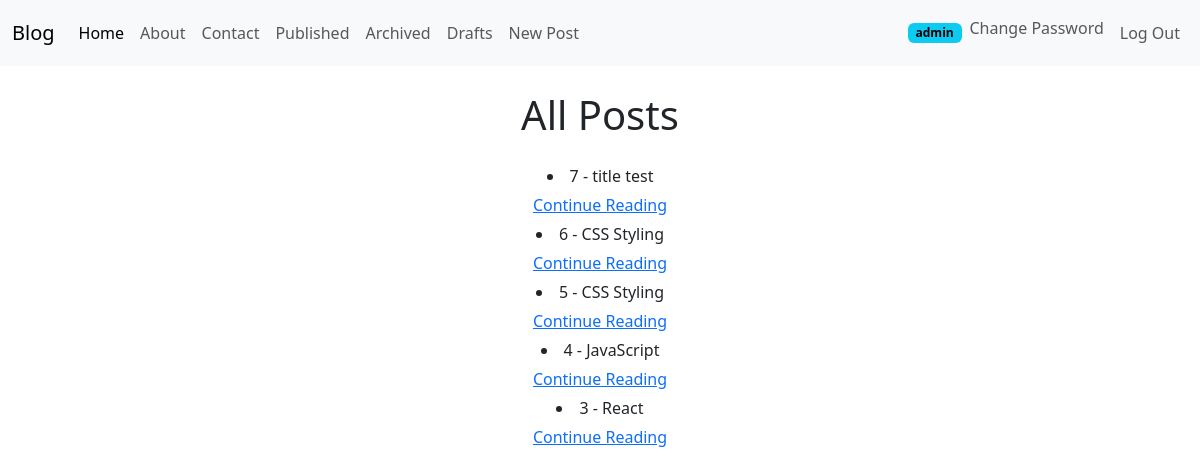
The page /posts/ (signed in) on the database its author committed.
### posts/models.py (models this page shows)
class Post(models.Model):  # OOP  Object Oriented Programming: Where everything is stored in an object named Post. This object makes a reference to some memory address.
    title = models.CharField(max_length=128)  # similar to strings (There is no limit to max_length value.) This the leftmost column of a table in an SQL (relational) database.
    subtitle = models.CharField(max_length=256)  # similar to strings-- each attribute has its own data type specified.
    body = models.TextField() # similar to strings
    created_on = models.DateTimeField(auto_now_add=True) # date / datetime
    author = models.ForeignKey(get_user_model(), on_delete=models.CASCADE) # user data type--it means that it's making reference to another model (user). Since author will be making reference to a different table, we need to use a FK. The FK method requires two parameters: the model we want to refer to, the on_delete option--one of two options==the other option is DO_NOTHING (in case the author we are referring to gets deleted for some reason, all of their files also get deleted).
    status= models.ForeignKey(Status, on_delete=models.DO_NOTHING) # This method receives two parameters: the first represents the relationship with another model/table, and the second has to do with the case that record (row data) is removed from the other table.

### posts/views.py (the view)
# urls.py: path("", PostListView.as_view(), name="post_list"),    # Here, we are accessing the function by calling the class method as_view().
class PostListView(ListView):          #This is a new class-based view we are creating here.  This is a class-based view/function. This view is implemented as a class.  We will be inheriting from an existing generic view function that already does most of what we want this view function to do, rather than writing our own from scratch.  For these views, we access an appropriate view function by calling the class method as_view() in the urls.py file.  Ths creates an instance of the class, which calls the appropriate handler methods for incoming HTTP requests.  The ListView argument helps us to render a list of objects (posts in the table). The following three things listed here come from the ListView argument. This is a GET request that returns a list.  This view is publically available.
    template_name = "posts/list.html"  # template_name is the attribute used to render the html.
    published_status = Status.objects.get(name="published")
    queryset = Post.objects.filter(status=published_status).order_by("created_on").reverse()
    context_object_name = "posts"      # context_object_name variable/attribute allows us to change the variable name on how we call it inside of templates. (??? post_detail or post_list)
    def get_context_data(self, **kwargs):  #Note: These two lines of code (this and the one directly below) can be added below each of the other following four views, afther the corresponding class-based view (if you wish to modify their content).
        context = super().get_context_data(**kwargs)
        return context

### templates/posts/list.html (shortened to what this page needs)
{% extends 'base.html' %}
{% load static %}
{% block css %}
    <link rel="stylesheet" href="{% static 'css/list.css' %}">
{% endblock %}
{% block content %}
    <h1>All Posts</h1>
    <div>
        <ul>
            {% for post in posts %}
                <li>{{post.id}} - {{post.title}}</li>
                <a href="{% url 'post_detail' post.id %}">Continue Reading</a>
            {% endfor %}
        </ul>
    </div>
{% endblock %}

### templates/navbar.html (shortened to what this page needs)
<nav class="navbar navbar-expand-lg bg-body-tertiary">
  <div class="container-fluid">
    <a class="navbar-brand" href="{% url 'home' %}">Blog</a>
    <div class="collapse navbar-collapse" id="navbarSupportedContent">
      <ul class="navbar-nav me-auto mb-2 mb-lg-0">
        <li class="nav-item">
          <a class="nav-link active" aria-current="page" href="{% url 'home' %}">Home</a>
        </li>
        <li class="nav-item">
          <a class="nav-link" href="{% url 'about' %}">About</a>
        </li>
        <li class="nav-item">
          <a class="nav-link" href="{% url 'contact' %}">Contact</a>
        </li>
         <li class="nav-item">
          <a class="nav-link" href="{% url 'post_list' %}">Published</a>
        </li>
        {% if user.is_authenticated %}
        <li class="nav-item">
          <a class="nav-link" href="{% url 'post_archived' %}">Archived</a>
        </li>
        <li class="nav-item">
          <a class="nav-link" href="{% url 'post_drafts' %}">Drafts</a>
        </li>
         <li class="nav-item">
          <a class="nav-link" href="{% url 'post_new' %}">New Post</a>
        </li>
        {%  endif %}
      </ul>
      <div class="d-flex">
      <ul class="navbar-nav me-auto mb-2 mb-lg-0">
        {% if user.is_authenticated %}
         <div class="navbar -nav me-auto mb-2 mb-lg-0">
            <span class="badge text-bg-info">{{ user.username }}</span>
         </div>
         <l1>
          <a href="{% url 'password_change'%}"class="nav-link">Change Password</a>
         </l1>
         <li class="nav-item">
          <form action="{% url 'logout' %}" method="post">
            <input type="submit" value="Log Out" class="nav-link">
          </form>
         </li>
         {% endif %}
      </ul>
      </div>
    </div>
  </div>
</nav>

### static/css/list.css (style rules this page uses)
h1 { text-align: center; width: 50%; margin: 25px auto; }
li { margin-top: 5px; margin-bottom: 5px; }
ul { list-style-position: inside; text-align: center; padding-left: 0; }
body { position: relative; }

### rows shown on the page
Post: id "7", title "title test"
Post: id "6", title "CSS Styling"
Post: id "5", title "CSS Styling"
Post: id "4", title "JavaScript"
Post: id "3", title "React"

### other values the page prints
{{ user.username }} "admin"
